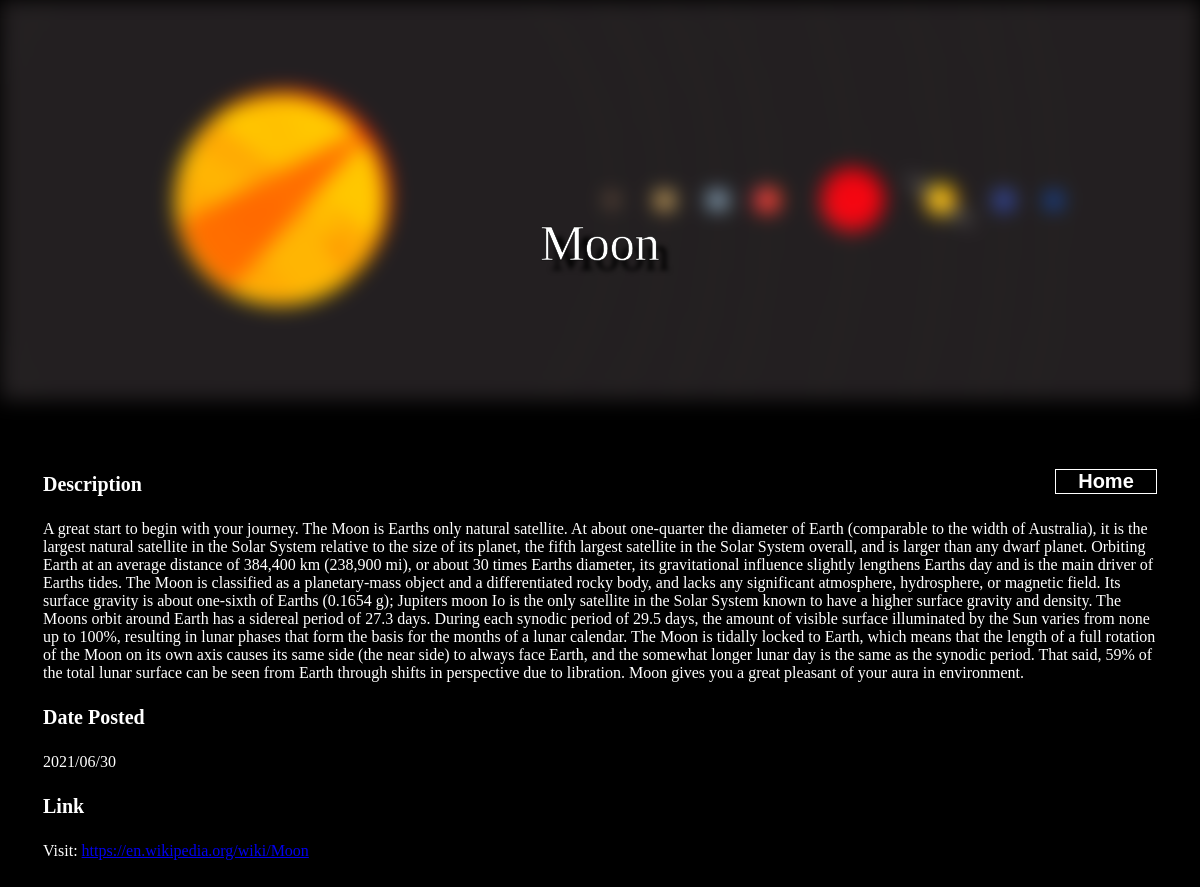
The page /ads_preview.php?ad_id=60dbce6599485 on the database its author committed.
### tables this page shows
CREATE TABLE `ads_table` (
  `id` varchar(255) NOT NULL,
  `ad_title` varchar(255) NOT NULL,
  `ad_desc` text NOT NULL,
  `ad_link` varchar(255) NOT NULL,
  `ad_id_file` varchar(255) NOT NULL,
  `date_posted` varchar(255) NOT NULL,
  `admin_id` varchar(255) NOT NULL,
  `activity_status` varchar(255) NOT NULL,
  PRIMARY KEY (`id`)
);

### ads_preview.php (the view, shortened to what this page needs)
<!DOCTYPE html>
<head>
	<link rel="stylesheet" type="text/css" href="css/ads_preview.css">
</head>
<body>
    <?php
    $con = new mysqli("localhost", "root", "", "tpm_database");
    $ads = $_GET['ad_id'];
    $sql = mysqli_query($con, "SELECT * FROM ads_table WHERE id = '$ads'");
    $sql_row = mysqli_fetch_array($sql);
    ?>
    <div id="ad_img">
    	<img id="ad_img_val" src='ads_uploads/<?php echo $sql_row["ad_id_file"]?>.png'><p id="ad_label"><?php echo $sql_row["ad_title"]?></p></img>
    </div>
    <div id="ad_content">
    	<table id="tbl_content">
    		<tr>
    			<th>
    				<p id="content_label">Description</p><p id="back_btn"><a href="index.php" id="back_link">Home</a></p>
    			</th>
    		</tr>
    		<tr>
    			<td>
    				<?php echo $sql_row["ad_desc"]?>
    			</td>
    		</tr>
    		<tr>
    			<th>
    				<p id="content_label">Date Posted</p>
    			</th>
    		</tr>
    		<tr>
    			<td>
    				<?php echo $sql_row["date_posted"]?>
    			</td>
    		</tr>
    		<tr>
    			<th>
    				<p id="content_label">Link</p>
    			</th>
    		</tr>
    		<tr>
    			<td>
    				Visit: <a href="<?php echo $sql_row['ad_link']?>"><?php echo $sql_row["ad_link"]?></a>
    			</td>
    		</tr>
    	</table>
    </div>
</body>
</html>

### css/ads_preview.css (style rules this page uses)
html, body { width: 100%; margin: 0; background: black; }
#ad_img { width: 100%; height: 100%; }
#ad_img_val { width: 0%; height: 400px; box-shadow: inset 0px 0px 50px black; object-fit: cover; filter: blur(10px); position: fixed; }
#ad_label { position: absolute; top: 20%; left: 50%; transform: translate(-50%, -50%); font-family: fantasy; font-size: 50px; text-shadow: 10px 10px 5px black; color: white; -webkit-text-stroke: 0.5px black; }
#ad_content { color: white; margin-left: auto; margin-right: auto; padding-top: 450px; background: black; }
#tbl_content { margin-left: auto; margin-right: auto; padding-left: 40px; padding-right: 40px; padding-bottom: 100px; width: 100%; }
#content_label { font-family: times new roman; font-size: 20px; float: left; background: black; }
#back_link { font-family: Arial; font-size: 20px; float: right; color: white; text-decoration: none; border: solid 1px; border-color: white; background: transparent; width: 100px; }

### rows shown on the page
ads_table: ad_id_file (picture), ad_title "Moon", ad_desc "A great start to begin with your journey. The Moon is Earths only natural satellite. At about one-quarter the diameter of Earth (comparable to the width of Australia), it is the largest natural satellite in the Solar System relative to the size of its planet, the fifth largest satellite in the Solar System overall, and is larger than any dwarf planet. Orbiting Earth at an average distance of 384,400 km (238,900 mi), or about 30 times Earths diameter, its gravitational influence slightly lengthens Earths day and is the main driver of Earths tides. The Moon is classified as a planetary-mass object and a differentiated rocky body, and lacks any significant atmosphere, hydrosphere, or magnetic…", date_posted "2021/06/30", ad_link "https://en.wikipedia.org/wiki/Moon"
